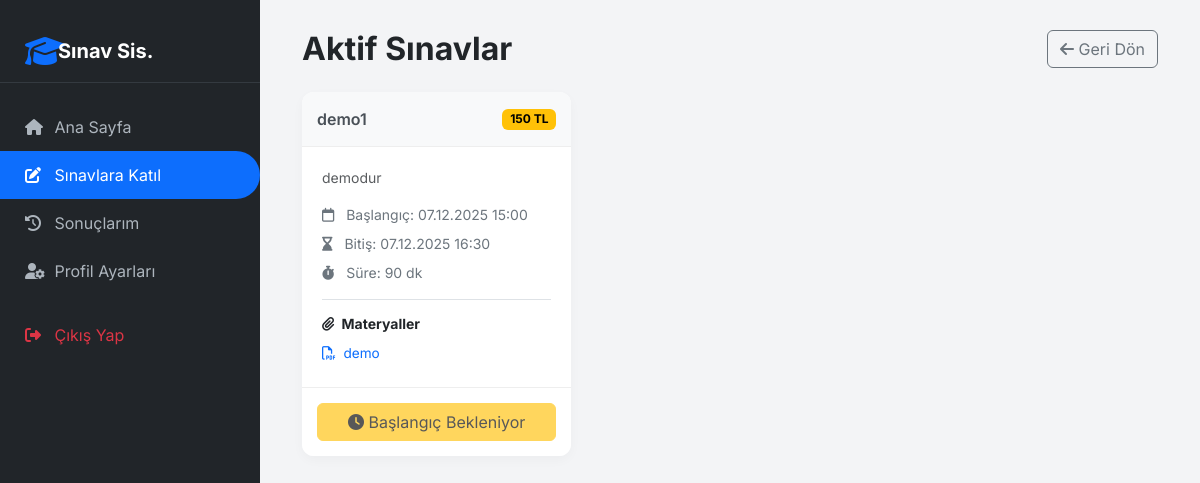
Page /available_exams.php (signed in) on the committed database.
### tables this page shows
CREATE TABLE `exams` (
  `id` int(11) NOT NULL,
  `title` varchar(255) DEFAULT NULL,
  `description` text DEFAULT NULL,
  `start_time` datetime DEFAULT NULL,
  `end_time` datetime DEFAULT NULL,
  `duration_minutes` int(11) DEFAULT NULL,
  `creator_id` int(11) DEFAULT NULL,
  `format` enum('coktan_secimli','klasik','yazili','karisik') DEFAULT NULL,
  `is_paid` tinyint(1) DEFAULT 1,
  `date` datetime DEFAULT NULL,
  `price` int(11) DEFAULT 0,
  `created_at` datetime DEFAULT current_timestamp()
);

CREATE TABLE `exam_materials` (
  `id` int(11) NOT NULL,
  `exam_id` int(11) DEFAULT NULL,
  `creator_id` int(11) NOT NULL,
  `filename` varchar(255) DEFAULT NULL,
  `filepath` varchar(255) DEFAULT NULL,
  `title` varchar(255) DEFAULT NULL,
  `created_at` datetime DEFAULT current_timestamp()
);

### available_exams.php (the view, shortened to what this page needs)
<?php
require 'db.php';
$user_id = $_SESSION['user']['id'];
$now = date('Y-m-d H:i:s');
$stmt = $pdo->prepare("SELECT * FROM exams WHERE end_time >= ? ORDER BY start_time ASC");
$stmt->execute([$now]);
$exams = $stmt->fetchAll(PDO::FETCH_ASSOC);
$stmt = $pdo->prepare("SELECT exam_id, payment_status, invoice_file FROM exam_participants WHERE user_id = ?");
$stmt->execute([$user_id]);
$participant_data = $stmt->fetchAll(PDO::FETCH_ASSOC);
$paid_exam_ids = [];
$invoice_uploaded = [];
$waiting_exam_ids = [];
foreach ($participant_data as $row) {
    if ($row['payment_status'] == 1) {
        $paid_exam_ids[] = $row['exam_id'];
    } elseif (!empty($row['invoice_file'])) {
        $invoice_uploaded[] = $row['exam_id'];
    } else {
        $waiting_exam_ids[] = $row['exam_id'];
    }
}
$answered_exam_ids = [];
$check_stmt = $pdo->prepare("SELECT DISTINCT exam_id FROM answers WHERE user_id = ?");
$check_stmt->execute([$user_id]);
foreach ($check_stmt->fetchAll(PDO::FETCH_ASSOC) as $a) {
    $answered_exam_ids[] = $a['exam_id'];
}
$materials_stmt = $pdo->query("SELECT * FROM exam_materials");
$all_materials = $materials_stmt->fetchAll(PDO::FETCH_ASSOC);
$materials_by_exam = [];
foreach ($all_materials as $mat) {
    if (!empty($mat['exam_id'])) {
        $materials_by_exam[$mat['exam_id']][] = $mat;
    }
}
?>
<!DOCTYPE html>
<html lang="tr">
<head>
    <link href="https://cdn.jsdelivr.net/npm/bootstrap@5.3.3/dist/css/bootstrap.min.css" rel="stylesheet">
    <link rel="stylesheet" href="https://cdnjs.cloudflare.com/ajax/libs/font-awesome/6.4.0/css/all.min.css">
</head>
<body>
    <div class="sidebar">
        <div class="sidebar-header d-flex align-items-center">
            <i class="fa-solid fa-graduation-cap fa-2x me-2 text-primary"></i>
            <h5 class="m-0 fw-bold">Sınav Sis.</h5>
        </div>
        <a href="dashboard.php"><i class="fa-solid fa-house"></i> Ana Sayfa</a>
        <a href="available_exams.php" class="active"><i class="fa-solid fa-pen-to-square"></i> Sınavlara Katıl</a>
        <a href="exam_history.php"><i class="fa-solid fa-clock-rotate-left"></i> Sonuçlarım</a>
        <a href="profile_manage.php"><i class="fa-solid fa-user-gear"></i> Profil Ayarları</a>
        <a href="logout.php" class="text-danger mt-3"><i class="fa-solid fa-right-from-bracket"></i> Çıkış Yap</a>
    </div>
    <div class="main-content">
        <div class="container">
            <div class="d-flex justify-content-between align-items-center mb-4">
                <h2 class="fw-bold text-dark m-0">Aktif Sınavlar</h2>
                <a href="dashboard.php" class="btn btn-outline-secondary"><i class="fa-solid fa-arrow-left"></i> Geri Dön</a>
            </div>
            <?php if (empty($exams)): ?>
                <div class="alert alert-info border-0 shadow-sm text-center py-5">
                    <i class="fa-regular fa-calendar-xmark fa-3x mb-3 text-info"></i>
                    <h5>Şu anda aktif bir sınav bulunmamaktadır.</h5>
                    <p class="text-muted">Lütfen daha sonra tekrar kontrol ediniz.</p>
                </div>
            <?php else: ?>
                <div class="row g-4">
                    <?php foreach ($exams as $exam): ?>
                        <div class="col-md-6 col-xl-4">
                            <div class="exam-card">
                                <div class="card-header-custom">
                                    <span class="text-truncate" title="<?= htmlspecialchars($exam['title']) ?>"><?= htmlspecialchars($exam['title']) ?></span>
                                    <?php if ($exam['is_paid']): ?>
                                        <span class="badge badge-price"><?= $exam['price'] ?> TL</span>
                                    <?php else: ?>
                                        <span class="badge badge-free">Ücretsiz</span>
                                    <?php endif; ?>
                                </div>
                                <div class="card-body">
                                    <p class="text-muted small mb-3"><?= htmlspecialchars($exam['description']) ?></p>
                                    <ul class="list-unstyled small text-secondary mb-0">
                                        <li class="mb-2"><i class="fa-regular fa-calendar me-2"></i> Başlangıç: <?= date('d.m.Y H:i', strtotime($exam['start_time'])) ?></li>
                                        <li class="mb-2"><i class="fa-solid fa-hourglass-end me-2"></i> Bitiş: <?= date('d.m.Y H:i', strtotime($exam['end_time'])) ?></li>
                                        <li><i class="fa-solid fa-stopwatch me-2"></i> Süre: <?= $exam['duration_minutes'] ?> dk</li>
                                    </ul>
                                    <?php if (!empty($materials_by_exam[$exam['id']])): ?>
                                        <div class="mt-3 pt-3 border-top">
                                            <h6 class="small fw-bold text-dark mb-2"><i class="fa-solid fa-paperclip me-1"></i> Materyaller</h6>
                                            <div class="material-list">
                                                <?php foreach ($materials_by_exam[$exam['id']] as $mat): ?>
                                                    <a href="<?= htmlspecialchars($mat['filepath']) ?>" target="_blank">
                                                        <i class="fa-regular fa-file-pdf me-1"></i> <?= htmlspecialchars($mat['title'] ?: $mat['filename']) ?>
                                                    </a>
                                                <?php endforeach; ?>
                                            </div>
                                        </div>
                                    <?php endif; ?>
                                </div>
                                <div class="card-footer-custom">
                                    <div class="d-grid gap-2">
                                        <?php
                                            if (in_array($exam['id'], $answered_exam_ids)) {
                                                echo '<button class="btn btn-secondary disabled"><i class="fa-solid fa-check-double"></i> Sınava Katıldınız</button>';
                                            }
                                            elseif ($exam['is_paid']) {
                                                if (in_array($exam['id'], $paid_exam_ids)) {
                                                    if (strtotime($exam['start_time']) <= strtotime($now)) {
                                                        echo '<a href="start_exam.php?exam_id='.$exam['id'].'" class="btn btn-success"><i class="fa-solid fa-play"></i> Sınava Başla</a>';
                                                    } else {
                                                        echo '<button class="btn btn-warning disabled"><i class="fa-solid fa-clock"></i> Başlangıç Bekleniyor</button>';
                                                    }
                                                } elseif (in_array($exam['id'], $invoice_uploaded)) {
                                                    echo '<button class="btn btn-info text-white disabled"><i class="fa-solid fa-spinner fa-spin"></i> Onay Bekleniyor</button>';
                                                    echo '<a href="invoice_upload.php?exam_id='.$exam['id'].'" class="btn btn-outline-primary btn-sm">Dekontu Güncelle</a>';
                                                } else {
                                                    echo '<a href="payment.php?exam_id='.$exam['id'].'" class="btn btn-primary"><i class="fa-solid fa-cart-shopping"></i> Satın Al</a>';
                                                    echo '<a href="payment_confirm.php?exam_id='.$exam['id'].'" class="btn btn-outline-secondary btn-sm">Ödeme Bildir</a>';
                                                }
                                            }
                                        ?>
                                    </div>
                                </div>
                            </div>
                        </div>
                    <?php endforeach; ?>
                </div>
            <?php endif; ?>
        </div>
    </div>
</body>
</html>

### available_exams.php (style rules this page uses)
body { font-family: 'Inter', sans-serif; background-color: #f3f4f6; }
.sidebar { width: 260px; height: 100vh; background: #212529; color: #fff; position: fixed; top: 0; left: 0; padding-top: 20px; z-index: 1000; }
.sidebar-header { padding: 15px 25px; border-bottom: 1px solid #343a40; margin-bottom: 20px; }
.sidebar a { padding: 12px 25px; text-decoration: none; font-size: 16px; color: #adb5bd; display: block; transition: 0.2s; }
.sidebar a:hover, .sidebar a.active { color: #fff; background-color: #0d6efd; border-radius: 0 25px 25px 0; }
.sidebar i { width: 25px; }
.main-content { margin-left: 260px; padding: 30px; }
.exam-card { border: none; border-radius: 12px; background: #fff; box-shadow: 0 4px 12px rgba(0,0,0,0.03); transition: transform 0.2s; overflow: hidden; height: 100%; display: flex; flex-direction: column; }
.card-header-custom { background: #f8f9fa; border-bottom: 1px solid #eee; padding: 15px; font-weight: 600; color: #495057; display: flex; justify-content: space-between; align-items: center; }
.card-body { padding: 20px; flex: 1; }
.card-footer-custom { padding: 15px; background: white; border-top: 1px solid #eee; }
.material-list { margin-top: 10px; font-size: 0.85rem; }
.material-list a { text-decoration: none; display: block; margin-bottom: 3px; color: #0d6efd; }
.badge-price { background-color: #ffc107; color: #000; }

### rows in the picture
exams: title "demo1", price "150", description "demodur", start_time "07.12.2025 15:00", end_time "07.12.2025 16:30", duration_minutes "90", is_paid 1 (drawn)
exam_materials: title "demo"
